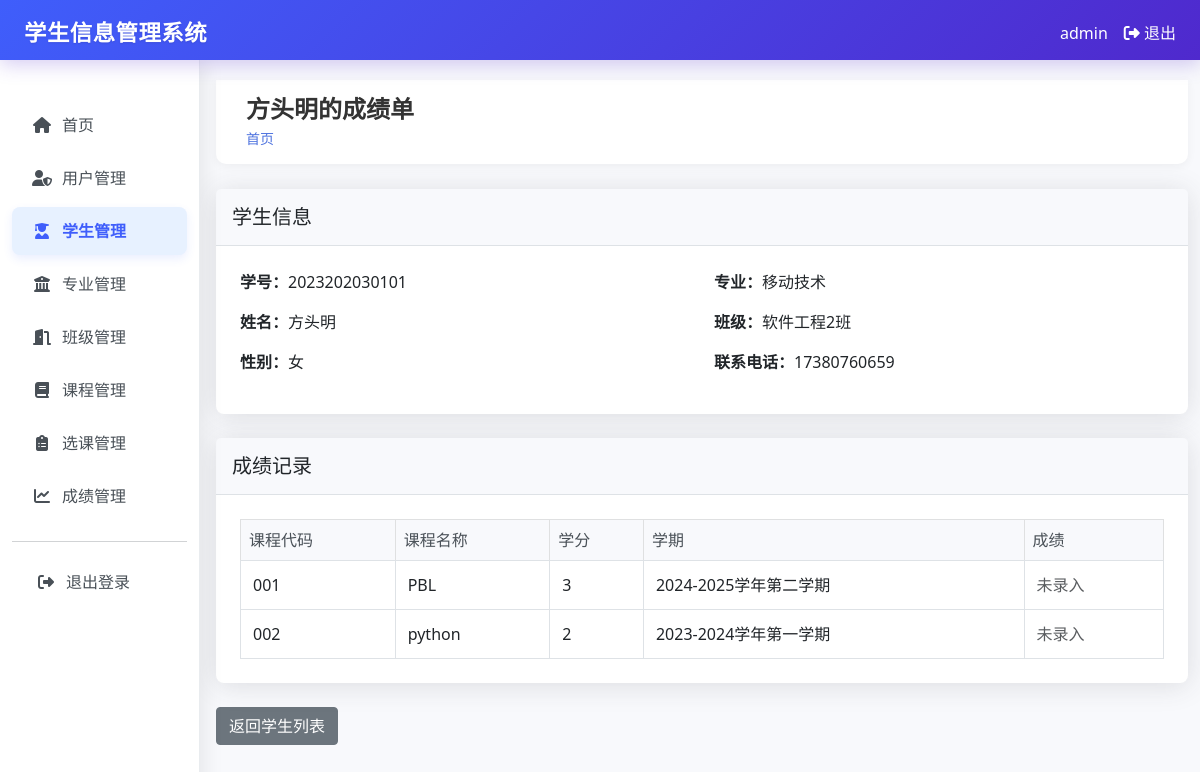
Before: /students/1/grades (signed in) with the older database file.
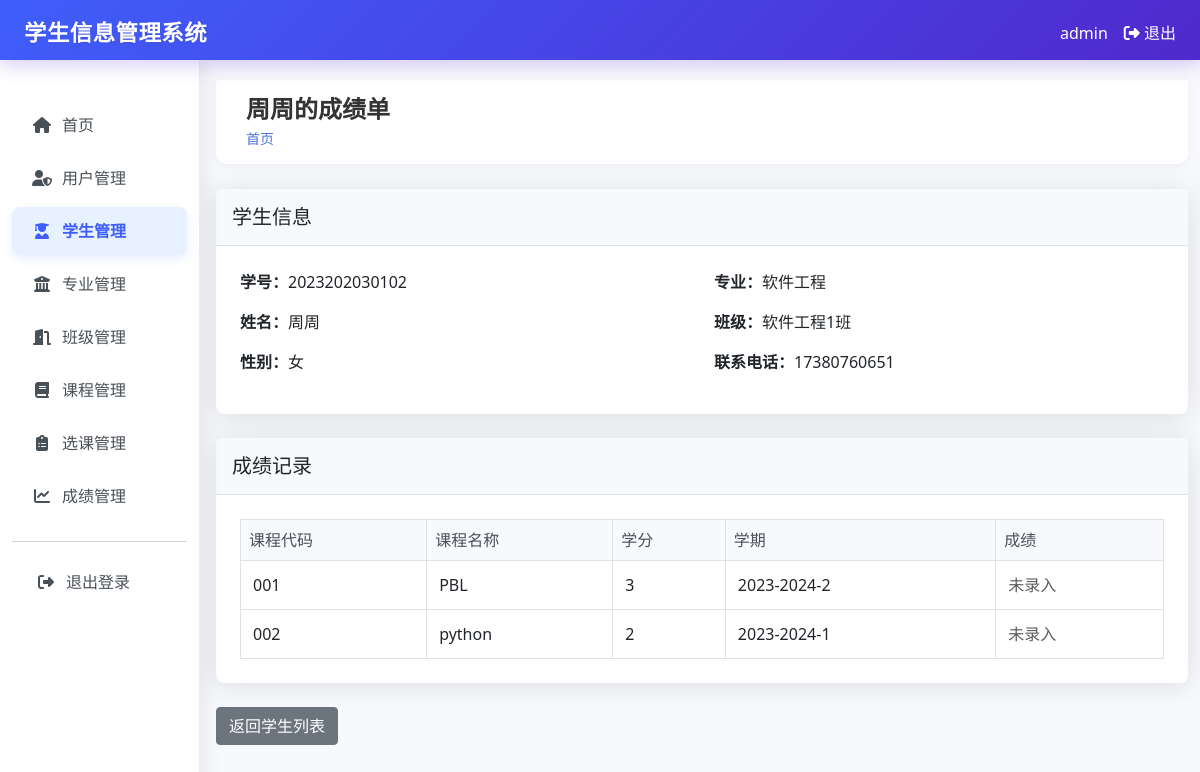
After: the same page with the newer database file.
### tables this page shows
CREATE TABLE students (
        id INTEGER PRIMARY KEY AUTOINCREMENT,
        student_id TEXT UNIQUE NOT NULL,
        name TEXT NOT NULL,
        gender TEXT NOT NULL,
        birth_date TEXT,
        address TEXT,
        phone TEXT,
        email TEXT,
        major_id INTEGER,
        class_id INTEGER,
        enrollment_date TEXT,
        created_by INTEGER,
        created_at TIMESTAMP DEFAULT CURRENT_TIMESTAMP, avatar TEXT,
        FOREIGN KEY (major_id) REFERENCES majors (id),
        FOREIGN KEY (class_id) REFERENCES classes (id),
        FOREIGN KEY (created_by) REFERENCES users (id)
    );

CREATE TABLE majors (
        id INTEGER PRIMARY KEY AUTOINCREMENT,
        name TEXT UNIQUE NOT NULL,
        description TEXT,
        created_at TIMESTAMP DEFAULT CURRENT_TIMESTAMP
    );

CREATE TABLE classes (
        id INTEGER PRIMARY KEY AUTOINCREMENT,
        name TEXT UNIQUE NOT NULL,
        major_id INTEGER,
        description TEXT,
        created_at TIMESTAMP DEFAULT CURRENT_TIMESTAMP,
        FOREIGN KEY (major_id) REFERENCES majors (id)
    );

CREATE TABLE enrollments (
        id INTEGER PRIMARY KEY AUTOINCREMENT,
        student_id INTEGER,
        course_id INTEGER,
        grade REAL,
        semester TEXT,
        created_at TIMESTAMP DEFAULT CURRENT_TIMESTAMP,
        FOREIGN KEY (student_id) REFERENCES students (id),
        FOREIGN KEY (course_id) REFERENCES courses (id)
    );

CREATE TABLE courses (id INTEGER PRIMARY KEY AUTOINCREMENT, code TEXT UNIQUE NOT NULL, name TEXT NOT NULL, teacher TEXT, description TEXT, credits INTEGER, created_at TIMESTAMP DEFAULT CURRENT_TIMESTAMP, major_id INTEGER, class_time TEXT, location TEXT, max_students INTEGER DEFAULT 50);

### app.py (the view)
@app.route("/students/<int:student_id>/grades")
@login_required
def student_grades(student_id):
    conn = get_db_connection()
    student = conn.execute("""
        SELECT s.*, m.name as major_name, c.name as class_name
        FROM students s
        LEFT JOIN majors m ON s.major_id = m.id
        LEFT JOIN classes c ON s.class_id = c.id
        WHERE s.id = ?
    """, (student_id,)).fetchone()
    if session.get("role") != "admin" and student["created_by"] != session["user_id"]:
        flash("您没有权限查看此学生成绩")
        return redirect(url_for("students"))
    enrollments = conn.execute("""
        SELECT e.*, c.name as course_name, c.code, c.credits, g.score
        FROM enrollments e
        JOIN courses c ON e.course_id = c.id
        LEFT JOIN grades g ON e.id = g.enrollment_id
        WHERE e.student_id = ?
        ORDER BY e.semester DESC
    """, (student_id,)).fetchall()
    conn.close()
    return render_template("students/grades.html", student=student, grades=enrollments)

### app.py (called while the page is built)
def login_required(f):
    @wraps(f)
    def decorated_function(*args, **kwargs):
        if "user_id" not in session:
            return redirect(url_for("login"))
        return f(*args, **kwargs)
    return decorated_function

def get_db_connection():
    conn = sqlite3.connect("student_management.db")
    conn.row_factory = sqlite3.Row
    return conn

### templates/students/grades.html (shortened to what this page needs)
{% extends "base.html" %}
{% block header %}{{ student.name }}的成绩单{% endblock %}
{% block content %}
<div class="card">
    <div class="card-header">
        <h5 class="card-title mb-0">学生信息</h5>
    </div>
    <div class="card-body">
        <div class="row">
            <div class="col-md-6">
                <div class="mb-3">
                    <p class="mb-1"><strong>学号：</strong>{{ student.student_id }}</p>
                </div>
                <div class="mb-3">
                    <p class="mb-1"><strong>姓名：</strong>{{ student.name }}</p>
                </div>
                <div class="mb-3">
                    <p class="mb-1"><strong>性别：</strong>{{ student.gender }}</p>
                </div>
            </div>
            <div class="col-md-6">
                <div class="mb-3">
                    <p class="mb-1"><strong>专业：</strong>{{ student.major_name or '未设置' }}</p>
                </div>
                <div class="mb-3">
                    <p class="mb-1"><strong>班级：</strong>{{ student.class_name or '未设置' }}</p>
                </div>
                <div class="mb-3">
                    <p class="mb-1"><strong>联系电话：</strong>{{ student.phone or '未设置' }}</p>
                </div>
            </div>
        </div>
    </div>
</div>
<div class="card mt-4">
    <div class="card-header">
        <h5 class="card-title mb-0">成绩记录</h5>
    </div>
    <div class="card-body">
        <div class="table-responsive">
            <table class="table table-bordered table-hover">
                <thead class="table-light">
                    <tr>
                        <th>课程代码</th>
                        <th>课程名称</th>
                        <th>学分</th>
                        <th>学期</th>
                        <th>成绩</th>
                    </tr>
                </thead>
                <tbody>
                    {% for grade in grades %}
                    <tr>
                        <td>{{ grade.code }}</td>
                        <td>{{ grade.course_name }}</td>
                        <td>{{ grade.credits or '未设置' }}</td>
                        <td>{{ grade.semester }}</td>
                        <td>
                            {% if grade.score %}
                                <span class="{% if grade.score >= 90 %}text-success{% elif grade.score >= 80 %}text-primary{% elif grade.score >= 70 %}text-info{% elif grade.score >= 60 %}text-warning{% else %}text-danger{% endif %}">
                                    {{ grade.score }}
                                </span>
                            {% else %}
                                <span class="text-muted">未录入</span>
                            {% endif %}
                        </td>
                    </tr>
                    {% endfor %}
                </tbody>
            </table>
        </div>
    </div>
</div>
<div class="mt-4">
    <a href="{{ url_for('students') }}" class="btn btn-secondary">返回学生列表</a>
</div>
{% endblock %}

Changed rows visible on the page:
no longer on this page (row unchanged): majors: name "移动技术"
no longer on this page (row unchanged): classes: name "软件工程2班"
changed students: name "方头明" → "周周"; student_id "2023202030101" → "2023202030102"; phone "17380760659" → "17380760651"
now on this page (row unchanged): majors: name "软件工程"
now on this page (row unchanged): classes: name "软件工程1班"
changed enrollments "PBL": semester "2024-2025学年第二学期" → "2023-2024-2"
changed enrollments "python": semester "2023-2024学年第一学期" → "2023-2024-1"
